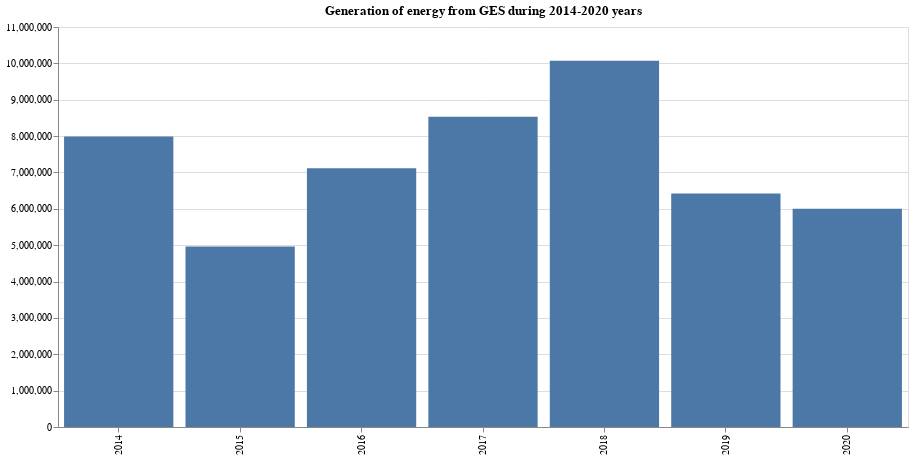

Notebook code cell kept with this figure:
### Code cell
chart_generator(task1_df, 'GES')

### Figure 1 — Vega-Lite specification as saved in the notebook (floating-point values rounded to 4 significant figures)
{"config": {"view": {"continuousWidth": 400, "continuousHeight": 300}}, "data": {"name": "data-ecdcd649c28172410a9a615c1ea69b46"}, "mark": "bar", "encoding": {"x": {"type": "nominal", "field": "Час/Дата", "title": ""}, "y": {"type": "quantitative", "field": "GES", "title": ""}}, "height": 400, "title": {"text": "Generation of energy from GES during 2014-2020 years"}, "width": 850, "$schema": "https://vega.github.io/schema/vega-lite/v4.8.1.json", "datasets": {"data-ecdcd649c28172410a9a615c1ea69b46": [{"Час/Дата": "2014", "AES": 88204418, "TEC": 14684731, "VDE": 1606386, "TES": 68605877, "GES": 7991000.0, "GAES_GEN": 839842, "CONSUMPTION": 172595823, "GAES_PUMP": -1138000.0, "UK_BLR_RUS": -2597000.0, "UK_EURO": -4945000.0, "UK_MLD": -654700.0, "Unnamed: 12": 0.0, "Unnamed: 13": 0.0}, {"Час/Дата": "2015", "AES": 87413763, "TEC": 12041074, "VDE": 1234936, "TES": 50259819, "GES": 4964000.0, "GAES_GEN": 1554857, "CONSUMPTION": 148380125, "GAES_PUMP": -2116000.0, "UK_BLR_RUS": 1986000.0, "UK_EURO": -3623000.0, "UK_MLD": 52190.0, "Unnamed: 12": 0.0, "Unnamed: 13": 0.0}, {"Час/Дата": "2016", "AES": 80762094, "TEC": 12841033, "VDE": 1093190, "TES": 49879543, "GES": 7114000.0, "GAES_GEN": 1621377, "CONSUMPTION": 145108274, "GAES_PUMP": -2180000.0, "UK_BLR_RUS": -299500.0, "UK_EURO": -3983000.0, "UK_MLD": 45210.0, "Unnamed: 12": 0.0, "Unnamed: 13": 0.0}, {"Час/Дата": "2017", "AES": 85314258, "TEC": 12208062, "VDE": 1177032, "TES": 44945303, "GES": 8532000.0, "GAES_GEN": 1575099, "CONSUMPTION": 145483538, "GAES_PUMP": -2139000.0, "UK_BLR_RUS": -315500.0, "UK_EURO": -4039000.0, "UK_MLD": -1154000.0, "Unnamed: 12": 0.0, "Unnamed: 13": 0.0}, {"Час/Дата": "2018", "AES": 84351328, "TEC": 12261018, "VDE": 1863726, "TES": 47747092, "GES": 10070000.0, "GAES_GEN": 1564867, "CONSUMPTION": 149131882, "GAES_PUMP": -2119000.0, "UK_BLR_RUS": -433200.0, "UK_EURO": -5211000.0, "UK_MLD": -965800.0, "Unnamed: 12": 0.0, "Unnamed: 13": 0.0}, {"Час/Дата": "2019", "AES": 83098265, "TEC": 12251850, "VDE": 4441801, "TES": 44877587, "GES": 6422000.0, "GAES_GEN": 1323192, "CONSUMPTION": 146253834, "GAES_PUMP": -1820000.0, "UK_BLR_RUS": 562100.0, "UK_EURO": -4280000.0, "UK_MLD": -623500.0, "Unnamed: 12": 0.0, "Unnamed: 13": 0.0}, {"Час/Дата": "2020", "AES": 76210883, "TEC": 14536545, "VDE": 8124734, "TES": 39504024, "GES": 5999000.0, "GAES_GEN": 1561564, "CONSUMPTION": 140720453, "GAES_PUMP": -2139000.0, "UK_BLR_RUS": -638700.0, "UK_EURO": -2301000.0, "UK_MLD": -137300.0, "Unnamed: 12": 0.0, "Unnamed: 13": 0.0}]}}
